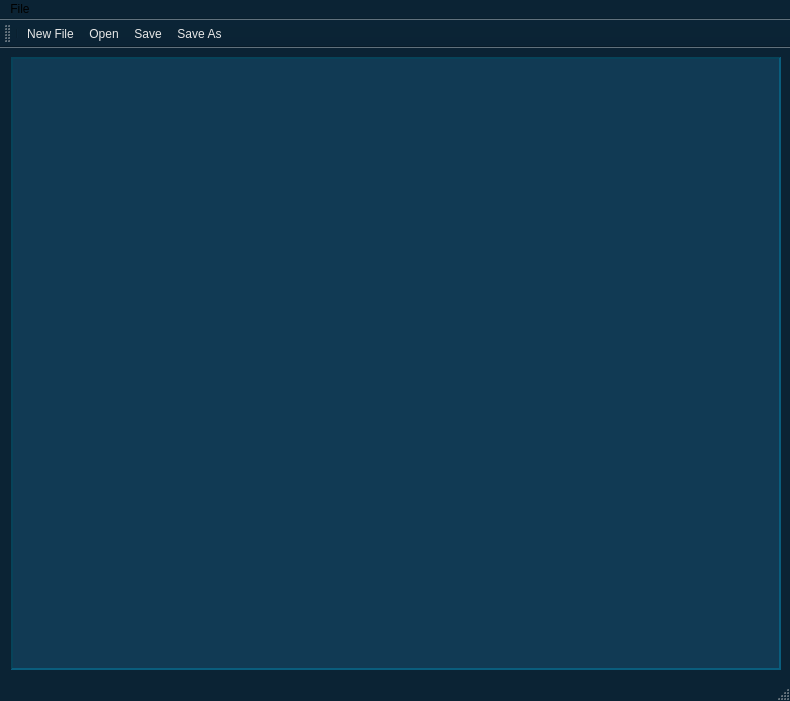
<?xml version="1.0" encoding="UTF-8"?>
<ui version="4.0">
 <class>MainWindow</class>
 <widget class="QMainWindow" name="MainWindow">
  <property name="geometry">
   <rect>
    <x>0</x>
    <y>0</y>
    <width>790</width>
    <height>701</height>
   </rect>
  </property>
  <property name="minimumSize">
   <size>
    <width>500</width>
    <height>0</height>
   </size>
  </property>
  <property name="palette">
   <palette>
    <active>
     <colorrole role="WindowText">
      <brush brushstyle="SolidPattern">
       <color alpha="255">
        <red>0</red>
        <green>0</green>
        <blue>0</blue>
       </color>
      </brush>
     </colorrole>
     <colorrole role="Button">
      <brush brushstyle="SolidPattern">
       <color alpha="255">
        <red>170</red>
        <green>170</green>
        <blue>255</blue>
       </color>
      </brush>
     </colorrole>
     <colorrole role="Light">
      <brush brushstyle="SolidPattern">
       <color alpha="255">
        <red>255</red>
        <green>255</green>
        <blue>255</blue>
       </color>
      </brush>
     </colorrole>
     <colorrole role="Midlight">
      <brush brushstyle="SolidPattern">
       <color alpha="255">
        <red>0</red>
        <green>255</green>
        <blue>127</blue>
       </color>
      </brush>
     </colorrole>
     <colorrole role="Dark">
      <brush brushstyle="SolidPattern">
       <color alpha="255">
        <red>0</red>
        <green>85</green>
        <blue>0</blue>
       </color>
      </brush>
     </colorrole>
     <colorrole role="Mid">
      <brush brushstyle="SolidPattern">
       <color alpha="255">
        <red>20</red>
        <green>52</green>
        <blue>31</blue>
       </color>
      </brush>
     </colorrole>
     <colorrole role="Text">
      <brush brushstyle="SolidPattern">
       <color alpha="255">
        <red>226</red>
        <green>226</green>
        <blue>226</blue>
       </color>
      </brush>
     </colorrole>
     <colorrole role="ButtonText">
      <brush brushstyle="SolidPattern">
       <color alpha="255">
        <red>0</red>
        <green>0</green>
        <blue>0</blue>
       </color>
      </brush>
     </colorrole>
     <colorrole role="Base">
      <brush brushstyle="SolidPattern">
       <color alpha="255">
        <red>17</red>
        <green>58</green>
        <blue>84</blue>
       </color>
      </brush>
     </colorrole>
     <colorrole role="Window">
      <brush brushstyle="SolidPattern">
       <color alpha="255">
        <red>11</red>
        <green>35</green>
        <blue>52</blue>
       </color>
      </brush>
     </colorrole>
     <colorrole role="Shadow">
      <brush brushstyle="SolidPattern">
       <color alpha="255">
        <red>170</red>
        <green>0</green>
        <blue>255</blue>
       </color>
      </brush>
     </colorrole>
     <colorrole role="AlternateBase">
      <brush brushstyle="SolidPattern">
       <color alpha="255">
        <red>255</red>
        <green>170</green>
        <blue>255</blue>
       </color>
      </brush>
     </colorrole>
     <colorrole role="PlaceholderText">
      <brush brushstyle="SolidPattern">
       <color alpha="128">
        <red>226</red>
        <green>226</green>
        <blue>226</blue>
       </color>
      </brush>
     </colorrole>
    </active>
    <inactive>
     <colorrole role="WindowText">
      <brush brushstyle="SolidPattern">
       <color alpha="255">
        <red>0</red>
        <green>0</green>
        <blue>0</blue>
       </color>
      </brush>
     </colorrole>
     <colorrole role="Button">
      <brush brushstyle="SolidPattern">
       <color alpha="255">
        <red>170</red>
        <green>170</green>
        <blue>255</blue>
       </color>
      </brush>
     </colorrole>
     <colorrole role="Light">
      <brush brushstyle="SolidPattern">
       <color alpha="255">
        <red>255</red>
        <green>255</green>
        <blue>255</blue>
       </color>
      </brush>
     </colorrole>
     <colorrole role="Midlight">
      <brush brushstyle="SolidPattern">
       <color alpha="255">
        <red>0</red>
        <green>255</green>
        <blue>127</blue>
       </color>
      </brush>
     </colorrole>
     <colorrole role="Dark">
      <brush brushstyle="SolidPattern">
       <color alpha="255">
        <red>0</red>
        <green>85</green>
        <blue>0</blue>
       </color>
      </brush>
     </colorrole>
     <colorrole role="Mid">
      <brush brushstyle="SolidPattern">
       <color alpha="255">
        <red>20</red>
        <green>52</green>
        <blue>31</blue>
       </color>
      </brush>
     </colorrole>
     <colorrole role="Text">
      <brush brushstyle="SolidPattern">
       <color alpha="255">
        <red>226</red>
        <green>226</green>
        <blue>226</blue>
       </color>
      </brush>
     </colorrole>
     <colorrole role="ButtonText">
      <brush brushstyle="SolidPattern">
       <color alpha="255">
        <red>0</red>
        <green>0</green>
        <blue>0</blue>
       </color>
      </brush>
     </colorrole>
     <colorrole role="Base">
      <brush brushstyle="SolidPattern">
       <color alpha="255">
        <red>17</red>
        <green>58</green>
        <blue>84</blue>
       </color>
      </brush>
     </colorrole>
     <colorrole role="Window">
      <brush brushstyle="SolidPattern">
       <color alpha="255">
        <red>11</red>
        <green>35</green>
        <blue>52</blue>
       </color>
      </brush>
     </colorrole>
     <colorrole role="Shadow">
      <brush brushstyle="SolidPattern">
       <color alpha="255">
        <red>170</red>
        <green>0</green>
        <blue>255</blue>
       </color>
      </brush>
     </colorrole>
     <colorrole role="AlternateBase">
      <brush brushstyle="SolidPattern">
       <color alpha="255">
        <red>255</red>
        <green>170</green>
        <blue>255</blue>
       </color>
      </brush>
     </colorrole>
     <colorrole role="PlaceholderText">
      <brush brushstyle="SolidPattern">
       <color alpha="128">
        <red>226</red>
        <green>226</green>
        <blue>226</blue>
       </color>
      </brush>
     </colorrole>
    </inactive>
    <disabled>
     <colorrole role="WindowText">
      <brush brushstyle="SolidPattern">
       <color alpha="255">
        <red>0</red>
        <green>85</green>
        <blue>0</blue>
       </color>
      </brush>
     </colorrole>
     <colorrole role="Button">
      <brush brushstyle="SolidPattern">
       <color alpha="255">
        <red>170</red>
        <green>170</green>
        <blue>255</blue>
       </color>
      </brush>
     </colorrole>
     <colorrole role="Light">
      <brush brushstyle="SolidPattern">
       <color alpha="255">
        <red>255</red>
        <green>255</green>
        <blue>255</blue>
       </color>
      </brush>
     </colorrole>
     <colorrole role="Midlight">
      <brush brushstyle="SolidPattern">
       <color alpha="255">
        <red>0</red>
        <green>255</green>
        <blue>127</blue>
       </color>
      </brush>
     </colorrole>
     <colorrole role="Dark">
      <brush brushstyle="SolidPattern">
       <color alpha="255">
        <red>0</red>
        <green>85</green>
        <blue>0</blue>
       </color>
      </brush>
     </colorrole>
     <colorrole role="Mid">
      <brush brushstyle="SolidPattern">
       <color alpha="255">
        <red>20</red>
        <green>52</green>
        <blue>31</blue>
       </color>
      </brush>
     </colorrole>
     <colorrole role="Text">
      <brush brushstyle="SolidPattern">
       <color alpha="255">
        <red>0</red>
        <green>85</green>
        <blue>0</blue>
       </color>
      </brush>
     </colorrole>
     <colorrole role="ButtonText">
      <brush brushstyle="SolidPattern">
       <color alpha="255">
        <red>0</red>
        <green>85</green>
        <blue>0</blue>
       </color>
      </brush>
     </colorrole>
     <colorrole role="Base">
      <brush brushstyle="SolidPattern">
       <color alpha="255">
        <red>11</red>
        <green>35</green>
        <blue>52</blue>
       </color>
      </brush>
     </colorrole>
     <colorrole role="Window">
      <brush brushstyle="SolidPattern">
       <color alpha="255">
        <red>11</red>
        <green>35</green>
        <blue>52</blue>
       </color>
      </brush>
     </colorrole>
     <colorrole role="Shadow">
      <brush brushstyle="SolidPattern">
       <color alpha="255">
        <red>170</red>
        <green>0</green>
        <blue>255</blue>
       </color>
      </brush>
     </colorrole>
     <colorrole role="AlternateBase">
      <brush brushstyle="SolidPattern">
       <color alpha="255">
        <red>255</red>
        <green>170</green>
        <blue>255</blue>
       </color>
      </brush>
     </colorrole>
     <colorrole role="PlaceholderText">
      <brush brushstyle="SolidPattern">
       <color alpha="128">
        <red>0</red>
        <green>0</green>
        <blue>0</blue>
       </color>
      </brush>
     </colorrole>
    </disabled>
   </palette>
  </property>
  <property name="windowTitle">
   <string>Notypad</string>
  </property>
  <property name="windowOpacity">
   <double>1.000000000000000</double>
  </property>
  <property name="documentMode">
   <bool>false</bool>
  </property>
  <property name="tabShape">
   <enum>QTabWidget::Rounded</enum>
  </property>
  <widget class="QWidget" name="centralwidget">
   <layout class="QVBoxLayout" name="verticalLayout_2">
    <property name="leftMargin">
     <number>11</number>
    </property>
    <item>
     <widget class="QPlainTextEdit" name="plainTextEdit">
      <property name="palette">
       <palette>
        <active>
         <colorrole role="WindowText">
          <brush brushstyle="SolidPattern">
           <color alpha="255">
            <red>0</red>
            <green>0</green>
            <blue>0</blue>
           </color>
          </brush>
         </colorrole>
         <colorrole role="Light">
          <brush brushstyle="SolidPattern">
           <color alpha="255">
            <red>10</red>
            <green>93</green>
            <blue>125</blue>
           </color>
          </brush>
         </colorrole>
         <colorrole role="Dark">
          <brush brushstyle="SolidPattern">
           <color alpha="255">
            <red>7</red>
            <green>67</green>
            <blue>89</blue>
           </color>
          </brush>
         </colorrole>
         <colorrole role="Text">
          <brush brushstyle="SolidPattern">
           <color alpha="255">
            <red>226</red>
            <green>226</green>
            <blue>226</blue>
           </color>
          </brush>
         </colorrole>
         <colorrole role="ButtonText">
          <brush brushstyle="SolidPattern">
           <color alpha="255">
            <red>0</red>
            <green>0</green>
            <blue>0</blue>
           </color>
          </brush>
         </colorrole>
         <colorrole role="PlaceholderText">
          <brush brushstyle="NoBrush">
           <color alpha="128">
            <red>226</red>
            <green>226</green>
            <blue>226</blue>
           </color>
          </brush>
         </colorrole>
        </active>
        <inactive>
         <colorrole role="WindowText">
          <brush brushstyle="SolidPattern">
           <color alpha="255">
            <red>0</red>
            <green>0</green>
            <blue>0</blue>
           </color>
          </brush>
         </colorrole>
         <colorrole role="Light">
          <brush brushstyle="SolidPattern">
           <color alpha="255">
            <red>10</red>
            <green>93</green>
            <blue>125</blue>
           </color>
          </brush>
         </colorrole>
         <colorrole role="Dark">
          <brush brushstyle="SolidPattern">
           <color alpha="255">
            <red>7</red>
            <green>67</green>
            <blue>89</blue>
           </color>
          </brush>
         </colorrole>
         <colorrole role="Text">
          <brush brushstyle="SolidPattern">
           <color alpha="255">
            <red>226</red>
            <green>226</green>
            <blue>226</blue>
           </color>
          </brush>
         </colorrole>
         <colorrole role="ButtonText">
          <brush brushstyle="SolidPattern">
           <color alpha="255">
            <red>0</red>
            <green>0</green>
            <blue>0</blue>
           </color>
          </brush>
         </colorrole>
         <colorrole role="PlaceholderText">
          <brush brushstyle="NoBrush">
           <color alpha="128">
            <red>226</red>
            <green>226</green>
            <blue>226</blue>
           </color>
          </brush>
         </colorrole>
        </inactive>
        <disabled>
         <colorrole role="WindowText">
          <brush brushstyle="SolidPattern">
           <color alpha="255">
            <red>7</red>
            <green>67</green>
            <blue>89</blue>
           </color>
          </brush>
         </colorrole>
         <colorrole role="Light">
          <brush brushstyle="SolidPattern">
           <color alpha="255">
            <red>10</red>
            <green>93</green>
            <blue>125</blue>
           </color>
          </brush>
         </colorrole>
         <colorrole role="Dark">
          <brush brushstyle="SolidPattern">
           <color alpha="255">
            <red>7</red>
            <green>67</green>
            <blue>89</blue>
           </color>
          </brush>
         </colorrole>
         <colorrole role="Text">
          <brush brushstyle="SolidPattern">
           <color alpha="255">
            <red>7</red>
            <green>67</green>
            <blue>89</blue>
           </color>
          </brush>
         </colorrole>
         <colorrole role="ButtonText">
          <brush brushstyle="SolidPattern">
           <color alpha="255">
            <red>7</red>
            <green>67</green>
            <blue>89</blue>
           </color>
          </brush>
         </colorrole>
         <colorrole role="PlaceholderText">
          <brush brushstyle="NoBrush">
           <color alpha="128">
            <red>226</red>
            <green>226</green>
            <blue>226</blue>
           </color>
          </brush>
         </colorrole>
        </disabled>
       </palette>
      </property>
      <property name="font">
       <font>
        <pointsize>12</pointsize>
       </font>
      </property>
      <property name="cursor" stdset="0">
       <cursorShape>IBeamCursor</cursorShape>
      </property>
      <property name="mouseTracking">
       <bool>false</bool>
      </property>
      <property name="frameShape">
       <enum>QFrame::Panel</enum>
      </property>
      <property name="frameShadow">
       <enum>QFrame::Sunken</enum>
      </property>
      <property name="lineWidth">
       <number>2</number>
      </property>
      <property name="verticalScrollBarPolicy">
       <enum>Qt::ScrollBarAsNeeded</enum>
      </property>
      <property name="plainText">
       <string/>
      </property>
      <property name="textInteractionFlags">
       <set>Qt::LinksAccessibleByKeyboard|Qt::LinksAccessibleByMouse|Qt::TextBrowserInteraction|Qt::TextEditable|Qt::TextEditorInteraction|Qt::TextSelectableByKeyboard|Qt::TextSelectableByMouse</set>
      </property>
      <property name="backgroundVisible">
       <bool>false</bool>
      </property>
     </widget>
    </item>
   </layout>
  </widget>
  <widget class="QMenuBar" name="menubar">
   <property name="geometry">
    <rect>
     <x>0</x>
     <y>0</y>
     <width>790</width>
     <height>26</height>
    </rect>
   </property>
   <property name="nativeMenuBar">
    <bool>true</bool>
   </property>
   <widget class="QMenu" name="menuFile">
    <property name="palette">
     <palette>
      <active>
       <colorrole role="WindowText">
        <brush brushstyle="SolidPattern">
         <color alpha="255">
          <red>255</red>
          <green>255</green>
          <blue>255</blue>
         </color>
        </brush>
       </colorrole>
       <colorrole role="Button">
        <brush brushstyle="SolidPattern">
         <color alpha="255">
          <red>0</red>
          <green>0</green>
          <blue>127</blue>
         </color>
        </brush>
       </colorrole>
       <colorrole role="Light">
        <brush brushstyle="SolidPattern">
         <color alpha="255">
          <red>0</red>
          <green>0</green>
          <blue>191</blue>
         </color>
        </brush>
       </colorrole>
       <colorrole role="Midlight">
        <brush brushstyle="SolidPattern">
         <color alpha="255">
          <red>0</red>
          <green>0</green>
          <blue>159</blue>
         </color>
        </brush>
       </colorrole>
       <colorrole role="Dark">
        <brush brushstyle="SolidPattern">
         <color alpha="255">
          <red>0</red>
          <green>0</green>
          <blue>63</blue>
         </color>
        </brush>
       </colorrole>
       <colorrole role="Mid">
        <brush brushstyle="SolidPattern">
         <color alpha="255">
          <red>0</red>
          <green>0</green>
          <blue>84</blue>
         </color>
        </brush>
       </colorrole>
       <colorrole role="Text">
        <brush brushstyle="SolidPattern">
         <color alpha="255">
          <red>255</red>
          <green>255</green>
          <blue>255</blue>
         </color>
        </brush>
       </colorrole>
       <colorrole role="BrightText">
        <brush brushstyle="SolidPattern">
         <color alpha="255">
          <red>255</red>
          <green>255</green>
          <blue>255</blue>
         </color>
        </brush>
       </colorrole>
       <colorrole role="ButtonText">
        <brush brushstyle="SolidPattern">
         <color alpha="255">
          <red>255</red>
          <green>255</green>
          <blue>255</blue>
         </color>
        </brush>
       </colorrole>
       <colorrole role="Base">
        <brush brushstyle="SolidPattern">
         <color alpha="255">
          <red>0</red>
          <green>0</green>
          <blue>0</blue>
         </color>
        </brush>
       </colorrole>
       <colorrole role="Window">
        <brush brushstyle="SolidPattern">
         <color alpha="255">
          <red>0</red>
          <green>0</green>
          <blue>127</blue>
         </color>
        </brush>
       </colorrole>
       <colorrole role="Shadow">
        <brush brushstyle="SolidPattern">
         <color alpha="255">
          <red>0</red>
          <green>0</green>
          <blue>0</blue>
         </color>
        </brush>
       </colorrole>
       <colorrole role="AlternateBase">
        <brush brushstyle="SolidPattern">
         <color alpha="255">
          <red>0</red>
          <green>0</green>
          <blue>63</blue>
         </color>
        </brush>
       </colorrole>
       <colorrole role="ToolTipBase">
        <brush brushstyle="SolidPattern">
         <color alpha="255">
          <red>255</red>
          <green>255</green>
          <blue>220</blue>
         </color>
        </brush>
       </colorrole>
       <colorrole role="ToolTipText">
        <brush brushstyle="SolidPattern">
         <color alpha="255">
          <red>0</red>
          <green>0</green>
          <blue>0</blue>
         </color>
        </brush>
       </colorrole>
       <colorrole role="PlaceholderText">
        <brush brushstyle="SolidPattern">
         <color alpha="128">
          <red>255</red>
          <green>255</green>
          <blue>255</blue>
         </color>
        </brush>
       </colorrole>
      </active>
      <inactive>
       <colorrole role="WindowText">
        <brush brushstyle="SolidPattern">
         <color alpha="255">
          <red>255</red>
          <green>255</green>
          <blue>255</blue>
         </color>
        </brush>
       </colorrole>
       <colorrole role="Button">
        <brush brushstyle="SolidPattern">
         <color alpha="255">
          <red>0</red>
          <green>0</green>
          <blue>127</blue>
         </color>
        </brush>
       </colorrole>
       <colorrole role="Light">
        <brush brushstyle="SolidPattern">
         <color alpha="255">
          <red>0</red>
          <green>0</green>
          <blue>191</blue>
         </color>
        </brush>
       </colorrole>
       <colorrole role="Midlight">
        <brush brushstyle="SolidPattern">
         <color alpha="255">
          <red>0</red>
          <green>0</green>
          <blue>159</blue>
         </color>
        </brush>
       </colorrole>
       <colorrole role="Dark">
        <brush brushstyle="SolidPattern">
         <color alpha="255">
          <red>0</red>
          <green>0</green>
          <blue>63</blue>
         </color>
        </brush>
       </colorrole>
       <colorrole role="Mid">
        <brush brushstyle="SolidPattern">
         <color alpha="255">
          <red>0</red>
          <green>0</green>
          <blue>84</blue>
         </color>
        </brush>
       </colorrole>
       <colorrole role="Text">
        <brush brushstyle="SolidPattern">
         <color alpha="255">
          <red>255</red>
          <green>255</green>
          <blue>255</blue>
         </color>
        </brush>
       </colorrole>
       <colorrole role="BrightText">
        <brush brushstyle="SolidPattern">
         <color alpha="255">
          <red>255</red>
          <green>255</green>
          <blue>255</blue>
         </color>
        </brush>
       </colorrole>
       <colorrole role="ButtonText">
        <brush brushstyle="SolidPattern">
         <color alpha="255">
          <red>255</red>
          <green>255</green>
          <blue>255</blue>
         </color>
        </brush>
       </colorrole>
       <colorrole role="Base">
        <brush brushstyle="SolidPattern">
         <color alpha="255">
          <red>0</red>
          <green>0</green>
          <blue>0</blue>
         </color>
        </brush>
       </colorrole>
       <colorrole role="Window">
        <brush brushstyle="SolidPattern">
         <color alpha="255">
          <red>0</red>
          <green>0</green>
          <blue>127</blue>
         </color>
        </brush>
       </colorrole>
       <colorrole role="Shadow">
        <brush brushstyle="SolidPattern">
         <color alpha="255">
          <red>0</red>
          <green>0</green>
          <blue>0</blue>
         </color>
        </brush>
       </colorrole>
       <colorrole role="AlternateBase">
        <brush brushstyle="SolidPattern">
         <color alpha="255">
          <red>0</red>
          <green>0</green>
          <blue>63</blue>
         </color>
        </brush>
       </colorrole>
       <colorrole role="ToolTipBase">
        <brush brushstyle="SolidPattern">
         <color alpha="255">
          <red>255</red>
          <green>255</green>
          <blue>220</blue>
         </color>
        </brush>
       </colorrole>
       <colorrole role="ToolTipText">
        <brush brushstyle="SolidPattern">
         <color alpha="255">
          <red>0</red>
          <green>0</green>
          <blue>0</blue>
         </color>
        </brush>
       </colorrole>
       <colorrole role="PlaceholderText">
        <brush brushstyle="SolidPattern">
         <color alpha="128">
          <red>255</red>
          <green>255</green>
          <blue>255</blue>
         </color>
        </brush>
       </colorrole>
      </inactive>
      <disabled>
       <colorrole role="WindowText">
        <brush brushstyle="SolidPattern">
         <color alpha="255">
          <red>0</red>
          <green>0</green>
          <blue>63</blue>
         </color>
        </brush>
       </colorrole>
       <colorrole role="Button">
        <brush brushstyle="SolidPattern">
         <color alpha="255">
          <red>0</red>
          <green>0</green>
          <blue>127</blue>
         </color>
        </brush>
       </colorrole>
       <colorrole role="Light">
        <brush brushstyle="SolidPattern">
         <color alpha="255">
          <red>0</red>
          <green>0</green>
          <blue>191</blue>
         </color>
        </brush>
       </colorrole>
       <colorrole role="Midlight">
        <brush brushstyle="SolidPattern">
         <color alpha="255">
          <red>0</red>
          <green>0</green>
          <blue>159</blue>
         </color>
        </brush>
       </colorrole>
       <colorrole role="Dark">
        <brush brushstyle="SolidPattern">
         <color alpha="255">
          <red>0</red>
          <green>0</green>
          <blue>63</blue>
         </color>
        </brush>
       </colorrole>
       <colorrole role="Mid">
        <brush brushstyle="SolidPattern">
         <color alpha="255">
          <red>0</red>
          <green>0</green>
          <blue>84</blue>
         </color>
        </brush>
       </colorrole>
       <colorrole role="Text">
        <brush brushstyle="SolidPattern">
         <color alpha="255">
          <red>0</red>
          <green>0</green>
          <blue>63</blue>
         </color>
        </brush>
       </colorrole>
       <colorrole role="BrightText">
        <brush brushstyle="SolidPattern">
         <color alpha="255">
          <red>255</red>
          <green>255</green>
          <blue>255</blue>
         </color>
        </brush>
       </colorrole>
       <colorrole role="ButtonText">
        <brush brushstyle="SolidPattern">
         <color alpha="255">
          <red>0</red>
          <green>0</green>
          <blue>63</blue>
         </color>
        </brush>
       </colorrole>
       <colorrole role="Base">
        <brush brushstyle="SolidPattern">
         <color alpha="255">
          <red>0</red>
          <green>0</green>
          <blue>127</blue>
         </color>
        </brush>
       </colorrole>
       <colorrole role="Window">
        <brush brushstyle="SolidPattern">
         <color alpha="255">
          <red>0</red>
          <green>0</green>
          <blue>127</blue>
         </color>
        </brush>
       </colorrole>
       <colorrole role="Shadow">
        <brush brushstyle="SolidPattern">
         <color alpha="255">
          <red>0</red>
          <green>0</green>
          <blue>0</blue>
         </color>
        </brush>
       </colorrole>
       <colorrole role="AlternateBase">
        <brush brushstyle="SolidPattern">
         <color alpha="255">
          <red>0</red>
          <green>0</green>
          <blue>127</blue>
         </color>
        </brush>
       </colorrole>
       <colorrole role="ToolTipBase">
        <brush brushstyle="SolidPattern">
         <color alpha="255">
          <red>255</red>
          <green>255</green>
          <blue>220</blue>
         </color>
        </brush>
       </colorrole>
       <colorrole role="ToolTipText">
        <brush brushstyle="SolidPattern">
         <color alpha="255">
          <red>0</red>
          <green>0</green>
          <blue>0</blue>
         </color>
        </brush>
       </colorrole>
       <colorrole role="PlaceholderText">
        <brush brushstyle="SolidPattern">
         <color alpha="128">
          <red>255</red>
          <green>255</green>
          <blue>255</blue>
         </color>
        </brush>
       </colorrole>
      </disabled>
     </palette>
    </property>
    <property name="title">
     <string>File</string>
    </property>
    <property name="separatorsCollapsible">
     <bool>false</bool>
    </property>
    <addaction name="actionNew_File"/>
    <addaction name="actionOpen_File"/>
    <addaction name="actionSave_File"/>
    <addaction name="actionSaveAs"/>
    <addaction name="separator"/>
    <addaction name="actionSettings"/>
   </widget>
   <addaction name="menuFile"/>
  </widget>
  <widget class="QStatusBar" name="statusbar">
   <property name="palette">
    <palette>
     <active>
      <colorrole role="WindowText">
       <brush brushstyle="SolidPattern">
        <color alpha="255">
         <red>85</red>
         <green>170</green>
         <blue>255</blue>
        </color>
       </brush>
      </colorrole>
      <colorrole role="ButtonText">
       <brush brushstyle="SolidPattern">
        <color alpha="255">
         <red>85</red>
         <green>255</green>
         <blue>127</blue>
        </color>
       </brush>
      </colorrole>
      <colorrole role="ToolTipText">
       <brush brushstyle="SolidPattern">
        <color alpha="255">
         <red>85</red>
         <green>170</green>
         <blue>255</blue>
        </color>
       </brush>
      </colorrole>
     </active>
     <inactive>
      <colorrole role="WindowText">
       <brush brushstyle="SolidPattern">
        <color alpha="255">
         <red>85</red>
         <green>170</green>
         <blue>255</blue>
        </color>
       </brush>
      </colorrole>
      <colorrole role="ButtonText">
       <brush brushstyle="SolidPattern">
        <color alpha="255">
         <red>85</red>
         <green>255</green>
         <blue>127</blue>
        </color>
       </brush>
      </colorrole>
      <colorrole role="ToolTipText">
       <brush brushstyle="SolidPattern">
        <color alpha="255">
         <red>85</red>
         <green>170</green>
         <blue>255</blue>
        </color>
       </brush>
      </colorrole>
     </inactive>
     <disabled>
      <colorrole role="WindowText">
       <brush brushstyle="SolidPattern">
        <color alpha="255">
         <red>0</red>
         <green>85</green>
         <blue>0</blue>
        </color>
       </brush>
      </colorrole>
      <colorrole role="ButtonText">
       <brush brushstyle="SolidPattern">
        <color alpha="255">
         <red>0</red>
         <green>85</green>
         <blue>0</blue>
        </color>
       </brush>
      </colorrole>
      <colorrole role="ToolTipText">
       <brush brushstyle="SolidPattern">
        <color alpha="255">
         <red>85</red>
         <green>170</green>
         <blue>255</blue>
        </color>
       </brush>
      </colorrole>
     </disabled>
    </palette>
   </property>
   <property name="sizeGripEnabled">
    <bool>true</bool>
   </property>
  </widget>
  <widget class="QToolBar" name="toolBar">
   <property name="palette">
    <palette>
     <active>
      <colorrole role="ButtonText">
       <brush brushstyle="SolidPattern">
        <color alpha="255">
         <red>231</red>
         <green>231</green>
         <blue>231</blue>
        </color>
       </brush>
      </colorrole>
     </active>
     <inactive>
      <colorrole role="ButtonText">
       <brush brushstyle="SolidPattern">
        <color alpha="255">
         <red>231</red>
         <green>231</green>
         <blue>231</blue>
        </color>
       </brush>
      </colorrole>
     </inactive>
     <disabled>
      <colorrole role="ButtonText">
       <brush brushstyle="SolidPattern">
        <color alpha="255">
         <red>0</red>
         <green>85</green>
         <blue>0</blue>
        </color>
       </brush>
      </colorrole>
     </disabled>
    </palette>
   </property>
   <property name="cursor">
    <cursorShape>ArrowCursor</cursorShape>
   </property>
   <property name="windowTitle">
    <string>toolBar</string>
   </property>
   <property name="orientation">
    <enum>Qt::Horizontal</enum>
   </property>
   <property name="toolButtonStyle">
    <enum>Qt::ToolButtonIconOnly</enum>
   </property>
   <property name="floatable">
    <bool>false</bool>
   </property>
   <attribute name="toolBarArea">
    <enum>TopToolBarArea</enum>
   </attribute>
   <attribute name="toolBarBreak">
    <bool>false</bool>
   </attribute>
   <addaction name="separator"/>
   <addaction name="actionNew_File"/>
   <addaction name="actionOpen_File"/>
   <addaction name="actionSave_File"/>
   <addaction name="actionSaveAs"/>
  </widget>
  <action name="actionNew_File">
   <property name="icon">
    <iconset resource="icons.qrc">
     <normaloff>:/pngs/Resources/File_Icon.png</normaloff>:/pngs/Resources/File_Icon.png</iconset>
   </property>
   <property name="text">
    <string>New File</string>
   </property>
   <property name="shortcut">
    <string>Ctrl+N</string>
   </property>
  </action>
  <action name="actionOpen_File">
   <property name="icon">
    <iconset resource="icons.qrc">
     <normaloff>:/pngs/Resources/Open_file_Icon.png</normaloff>:/pngs/Resources/Open_file_Icon.png</iconset>
   </property>
   <property name="text">
    <string>Open</string>
   </property>
   <property name="shortcut">
    <string>Ctrl+O</string>
   </property>
  </action>
  <action name="actionSave_File">
   <property name="icon">
    <iconset resource="icons.qrc">
     <normaloff>:/pngs/Resources/Save_Icon.png</normaloff>:/pngs/Resources/Save_Icon.png</iconset>
   </property>
   <property name="text">
    <string>Save</string>
   </property>
   <property name="shortcut">
    <string>Ctrl+S</string>
   </property>
  </action>
  <action name="actionSettings">
   <property name="icon">
    <iconset resource="icons.qrc">
     <normaloff>:/pngs/Resources/Settings_Icons.png</normaloff>:/pngs/Resources/Settings_Icons.png</iconset>
   </property>
   <property name="text">
    <string>Settings</string>
   </property>
  </action>
  <action name="actionSaveAs">
   <property name="icon">
    <iconset resource="icons.qrc">
     <normaloff>:/pngs/Resources/Save_as_Icon.png</normaloff>:/pngs/Resources/Save_as_Icon.png</iconset>
   </property>
   <property name="text">
    <string>Save As</string>
   </property>
   <property name="shortcut">
    <string>Ctrl+Shift+S</string>
   </property>
  </action>
 </widget>
 <resources>
  <include location="icons.qrc"/>
 </resources>
 <connections/>
</ui>
